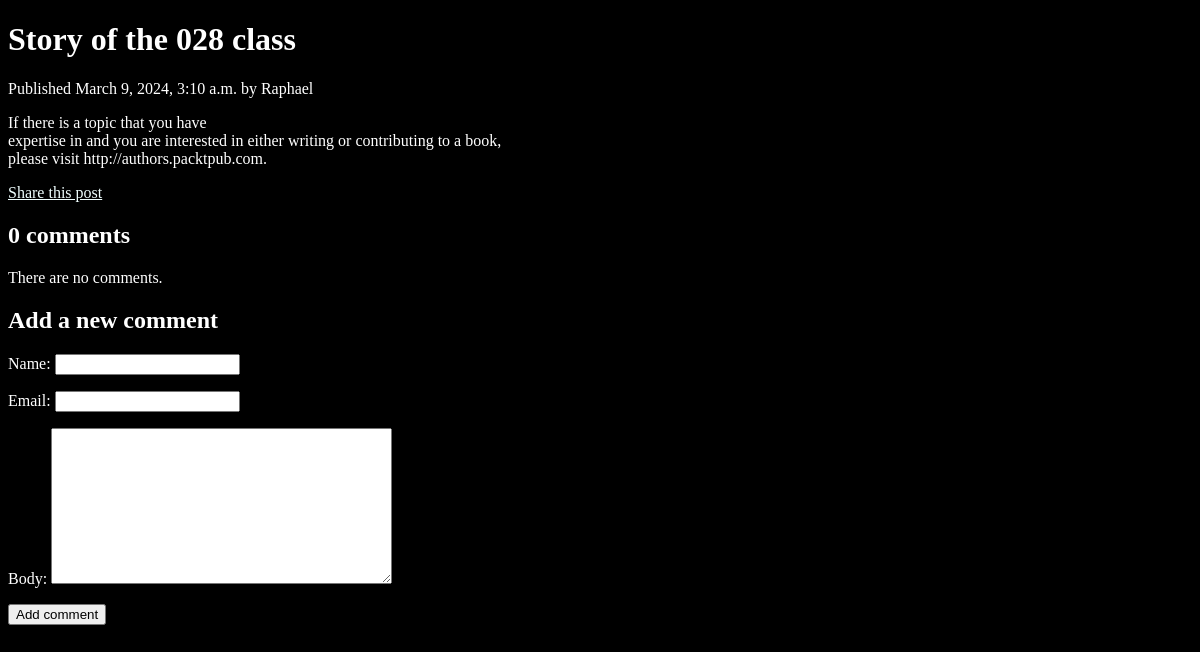
The page /blog/2024/3/9/story_of_the_028_class/ on the database as committed earlier.
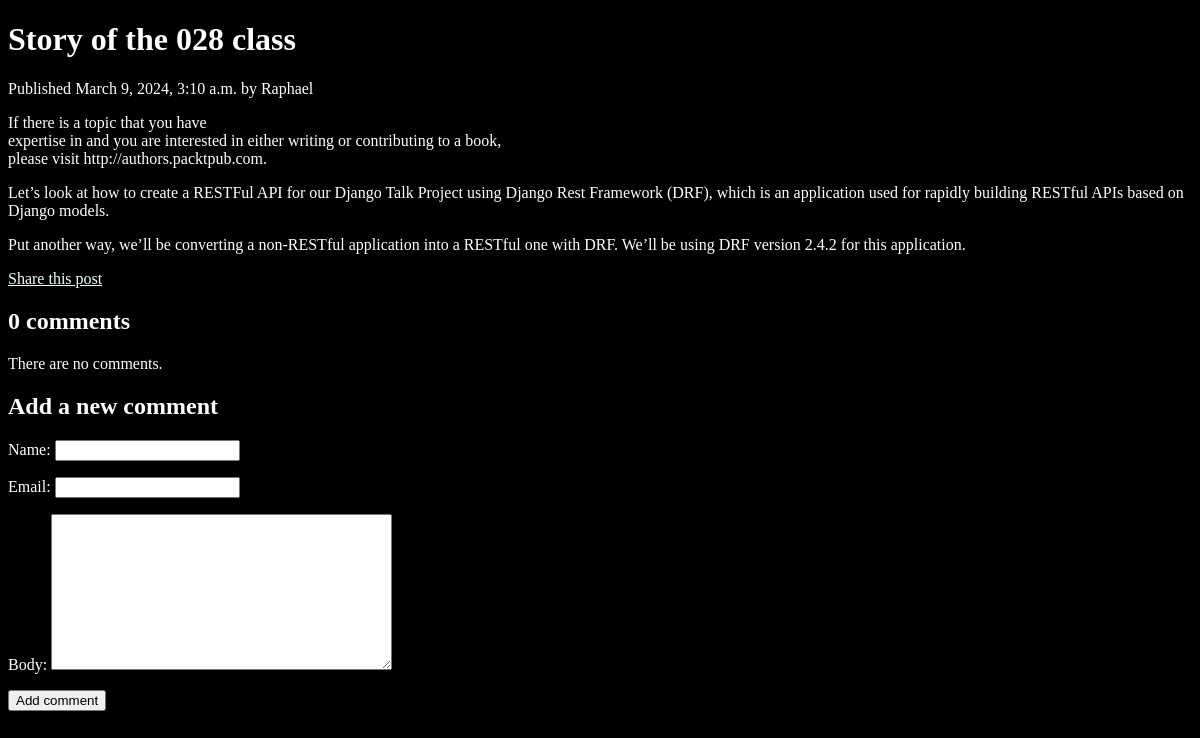
The same page on the database as committed later.
### blog/models.py (models this page shows, shortened)
class Post(models.Model):
    class Status(models.TextChoices):
        DRAFT = 'DF', 'Draft'
        PUBLISHED = 'PB', 'Published'
    title = models.CharField(max_length=250)
    slug = models.SlugField(max_length=250, unique_for_date='publish')
    author = models.ForeignKey(User, on_delete=models.CASCADE, related_name='blog_posts')
    post_body = models.TextField()
    publish = models.DateTimeField(default=timezone.now)
    created = models.DateTimeField(auto_now_add=True)
    updated = models.DateTimeField(auto_now=True)
    status = models.CharField(
        max_length=2,
        choices=Status.choices,
        default=Status.DRAFT
    )
    objects = models.Manager()
    published = PublishedManager()
    tag = TaggableManager()
    class Meta:
        ordering = ['-publish']
        indexes = [
            models.Index(fields=['-publish']),
        ]

### blog/views.py (the view)
# urls.py: path('<int:year>/<int:month>/<int:day>/<slug:post>/', views.post_detail, name='post_detail'),
def post_detail(request, year, month, day, post):
    post = get_object_or_404(
        Post,
        status=Post.Status.PUBLISHED,
        slug=post,
        publish__year=year,
        publish__month=month,
        publish__day=day,
    )
    comments = post.comments.filter(active=True)
    form = CommentForm()
    return render(request, "blog/post/detail.html", {"post": post, 'comments': comments,'form': form})

### blog/form.py
class CommentForm(forms.ModelForm):
    class Meta:
        model = Comment
        fields = ['name', 'email', 'body']

### blog/templates/blog/post/detail.html (shortened to what this page needs)
{% extends "blog/base.html" %}
{% block content %}
 <h1>{{ post.title }}</h1>
 <p class="date">
 Published {{ post.publish }} by {{ post.author }}
 </p>
 {{ post.post_body | linebreaks }}
 <p>
    <a href="{% url "blog:post_share" post.id %}">
    Share this post
    </a>
    </p>
    {% with comments.count as total_comments %}
    <h2>
    {{ total_comments }} comment{{ total_comments|pluralize }}
    </h2>
    {% endwith %}
    {% for comment in comments %}
 <div class="comment">
 <p class="info">
 Comment {{ forloop.counter }} by {{ comment.name }}
 {{ comment.created }}
 </p>
 {{ comment.body|linebreaks }}
 </div>
 {% empty %}
 <p>There are no comments.</p>
 {% endfor %}
 {% include "blog/post/includes/comment_form.html" %}
{% endblock %}

Rows that differ between the two databases and show on the page:
changed Post "Story of the 028 class": post_body "If there is a topic that you have expertise in and you are interested in either writing or contributing to a book, please visit http://authors.packtpub.com." → "…book, please visit http://authors.packtpub.com. Let’s look at how to create a RESTFul API for our Django Talk Project using Django Rest Framework (DRF), which is an application used for rapidly building RESTful APIs based on Django models. Put another way, we’ll be converting a non-RESTful application into a RESTful one with DRF. We’ll be using DRF version 2.4.2 for this application."
